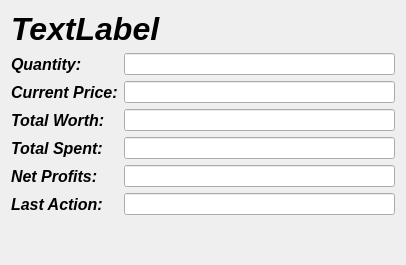
<?xml version="1.0" encoding="UTF-8"?>
<ui version="4.0">
 <class>info_win</class>
 <widget class="QDialog" name="info_win">
  <property name="geometry">
   <rect>
    <x>0</x>
    <y>0</y>
    <width>406</width>
    <height>265</height>
   </rect>
  </property>
  <property name="sizePolicy">
   <sizepolicy hsizetype="Preferred" vsizetype="Fixed">
    <horstretch>0</horstretch>
    <verstretch>0</verstretch>
   </sizepolicy>
  </property>
  <property name="windowTitle">
   <string>Dialog</string>
  </property>
  <layout class="QFormLayout" name="formLayout">
   <item row="0" column="0" colspan="2">
    <widget class="QLabel" name="label">
     <property name="font">
      <font>
       <pointsize>24</pointsize>
       <italic>true</italic>
       <bold>true</bold>
      </font>
     </property>
     <property name="text">
      <string>TextLabel</string>
     </property>
    </widget>
   </item>
   <item row="1" column="0">
    <widget class="QLabel" name="label_4">
     <property name="font">
      <font>
       <pointsize>12</pointsize>
       <italic>true</italic>
       <bold>true</bold>
      </font>
     </property>
     <property name="text">
      <string>Quantity:</string>
     </property>
    </widget>
   </item>
   <item row="1" column="1">
    <widget class="QLineEdit" name="cQty">
     <property name="enabled">
      <bool>true</bool>
     </property>
     <property name="acceptDrops">
      <bool>true</bool>
     </property>
     <property name="readOnly">
      <bool>true</bool>
     </property>
     <property name="clearButtonEnabled">
      <bool>false</bool>
     </property>
    </widget>
   </item>
   <item row="2" column="0">
    <widget class="QLabel" name="label_3">
     <property name="font">
      <font>
       <pointsize>12</pointsize>
       <italic>true</italic>
       <bold>true</bold>
      </font>
     </property>
     <property name="text">
      <string>Current Price:</string>
     </property>
    </widget>
   </item>
   <item row="2" column="1">
    <widget class="QLineEdit" name="cPrice">
     <property name="enabled">
      <bool>true</bool>
     </property>
     <property name="acceptDrops">
      <bool>true</bool>
     </property>
     <property name="readOnly">
      <bool>true</bool>
     </property>
     <property name="clearButtonEnabled">
      <bool>false</bool>
     </property>
    </widget>
   </item>
   <item row="3" column="0">
    <widget class="QLabel" name="label_5">
     <property name="font">
      <font>
       <pointsize>12</pointsize>
       <italic>true</italic>
       <bold>true</bold>
      </font>
     </property>
     <property name="text">
      <string>Total Worth: </string>
     </property>
    </widget>
   </item>
   <item row="3" column="1">
    <widget class="QLineEdit" name="cTotalWorth">
     <property name="enabled">
      <bool>true</bool>
     </property>
     <property name="acceptDrops">
      <bool>true</bool>
     </property>
     <property name="readOnly">
      <bool>true</bool>
     </property>
     <property name="clearButtonEnabled">
      <bool>false</bool>
     </property>
    </widget>
   </item>
   <item row="4" column="0">
    <widget class="QLabel" name="label_2">
     <property name="font">
      <font>
       <pointsize>12</pointsize>
       <italic>true</italic>
       <bold>true</bold>
      </font>
     </property>
     <property name="text">
      <string>Total Spent: </string>
     </property>
    </widget>
   </item>
   <item row="4" column="1">
    <widget class="QLineEdit" name="cTotalSpent">
     <property name="enabled">
      <bool>true</bool>
     </property>
     <property name="acceptDrops">
      <bool>true</bool>
     </property>
     <property name="readOnly">
      <bool>true</bool>
     </property>
     <property name="clearButtonEnabled">
      <bool>false</bool>
     </property>
    </widget>
   </item>
   <item row="5" column="1">
    <widget class="QLineEdit" name="cNetProfits">
     <property name="enabled">
      <bool>true</bool>
     </property>
     <property name="acceptDrops">
      <bool>true</bool>
     </property>
     <property name="readOnly">
      <bool>true</bool>
     </property>
     <property name="clearButtonEnabled">
      <bool>false</bool>
     </property>
    </widget>
   </item>
   <item row="5" column="0">
    <widget class="QLabel" name="label_6">
     <property name="font">
      <font>
       <pointsize>12</pointsize>
       <italic>true</italic>
       <bold>true</bold>
      </font>
     </property>
     <property name="text">
      <string>Net Profits:</string>
     </property>
    </widget>
   </item>
   <item row="6" column="1">
    <widget class="QLineEdit" name="cLastAction">
     <property name="enabled">
      <bool>true</bool>
     </property>
     <property name="acceptDrops">
      <bool>true</bool>
     </property>
     <property name="readOnly">
      <bool>true</bool>
     </property>
     <property name="clearButtonEnabled">
      <bool>false</bool>
     </property>
    </widget>
   </item>
   <item row="6" column="0">
    <widget class="QLabel" name="label_7">
     <property name="font">
      <font>
       <pointsize>12</pointsize>
       <italic>true</italic>
       <bold>true</bold>
      </font>
     </property>
     <property name="text">
      <string>Last Action:</string>
     </property>
    </widget>
   </item>
  </layout>
 </widget>
 <resources/>
 <connections/>
</ui>
